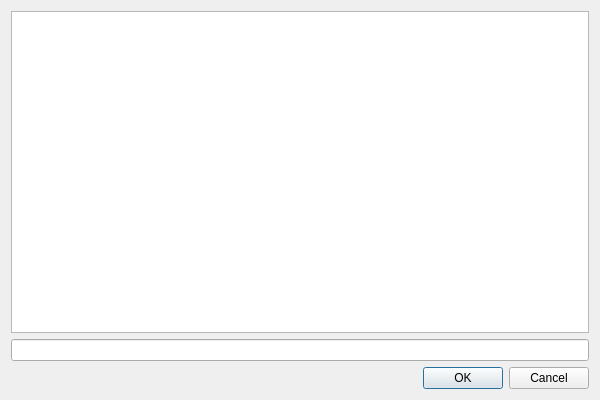
<?xml version="1.0" encoding="UTF-8"?>
<ui version="4.0">
 <class>Dialog</class>
 <widget class="QDialog" name="Dialog">
  <property name="geometry">
   <rect>
    <x>0</x>
    <y>0</y>
    <width>600</width>
    <height>400</height>
   </rect>
  </property>
  <property name="windowTitle">
   <string>Dialog</string>
  </property>
  <layout class="QVBoxLayout" name="verticalLayout">
   <item>
    <widget class="QTableView" name="twProjects">
     <property name="alternatingRowColors">
      <bool>true</bool>
     </property>
     <property name="selectionMode">
      <enum>QAbstractItemView::SingleSelection</enum>
     </property>
     <property name="selectionBehavior">
      <enum>QAbstractItemView::SelectRows</enum>
     </property>
     <property name="sortingEnabled">
      <bool>true</bool>
     </property>
     <attribute name="horizontalHeaderStretchLastSection">
      <bool>true</bool>
     </attribute>
     <attribute name="verticalHeaderStretchLastSection">
      <bool>false</bool>
     </attribute>
    </widget>
   </item>
   <item>
    <widget class="QLineEdit" name="selectedProject"/>
   </item>
   <item>
    <widget class="QDialogButtonBox" name="buttonBox">
     <property name="orientation">
      <enum>Qt::Horizontal</enum>
     </property>
     <property name="standardButtons">
      <set>QDialogButtonBox::Cancel|QDialogButtonBox::Ok</set>
     </property>
    </widget>
   </item>
  </layout>
 </widget>
 <resources/>
 <connections>
  <connection>
   <sender>buttonBox</sender>
   <signal>accepted()</signal>
   <receiver>Dialog</receiver>
   <slot>accept()</slot>
   <hints>
    <hint type="sourcelabel">
     <x>248</x>
     <y>254</y>
    </hint>
    <hint type="destinationlabel">
     <x>157</x>
     <y>274</y>
    </hint>
   </hints>
  </connection>
  <connection>
   <sender>buttonBox</sender>
   <signal>rejected()</signal>
   <receiver>Dialog</receiver>
   <slot>reject()</slot>
   <hints>
    <hint type="sourcelabel">
     <x>316</x>
     <y>260</y>
    </hint>
    <hint type="destinationlabel">
     <x>286</x>
     <y>274</y>
    </hint>
   </hints>
  </connection>
 </connections>
</ui>
